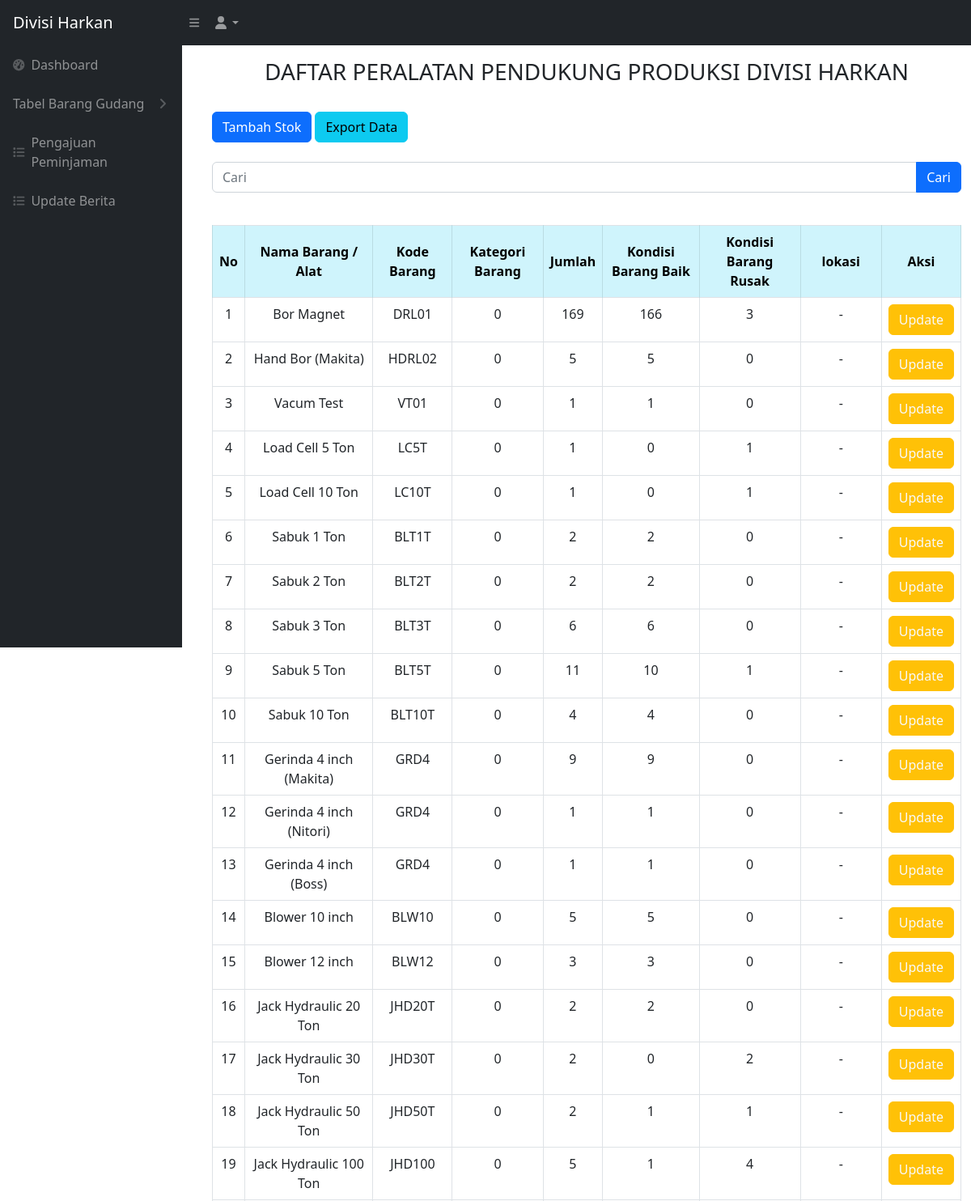
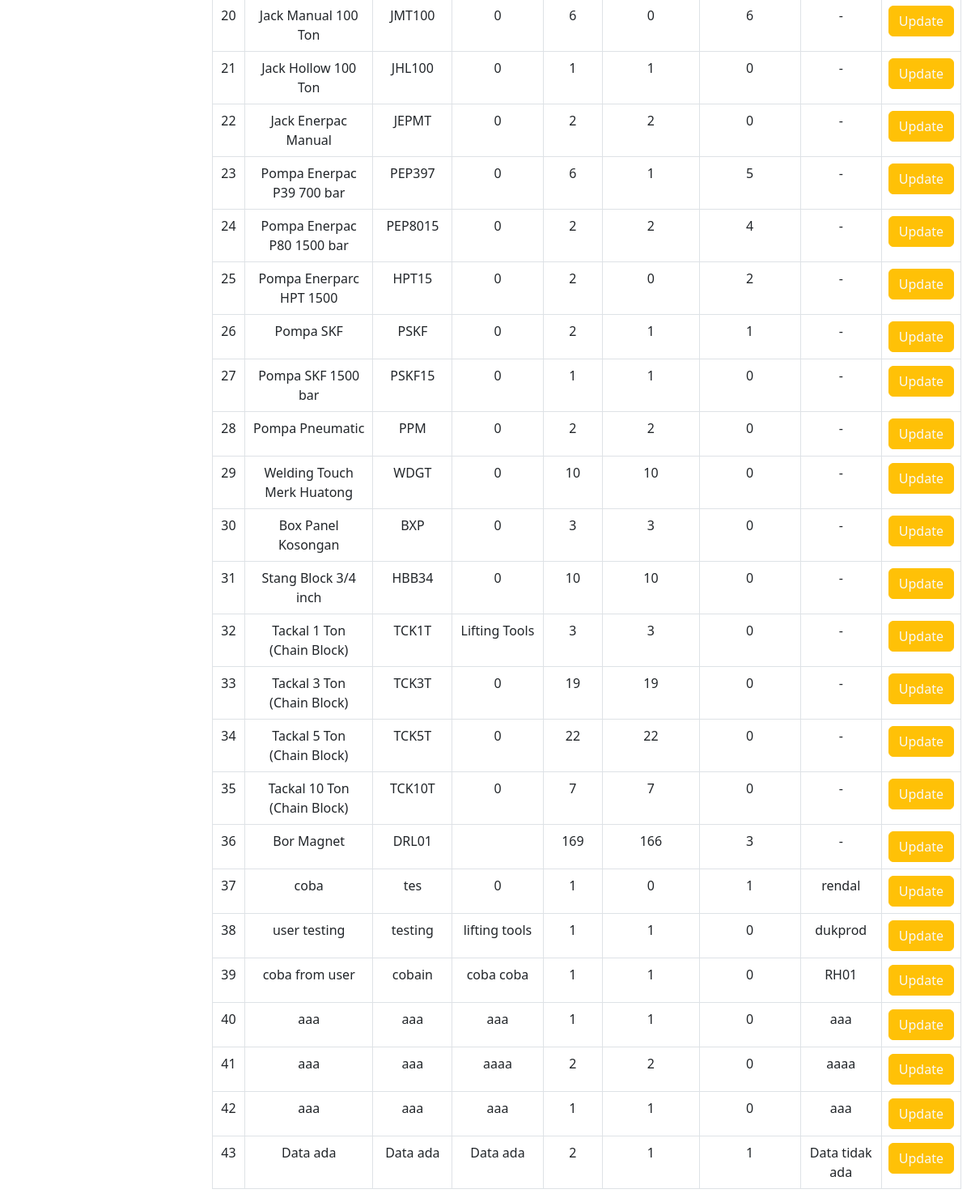
Page /user/user_alat_produksi.php (signed in) on the earlier database version (2 pictures, top to bottom).
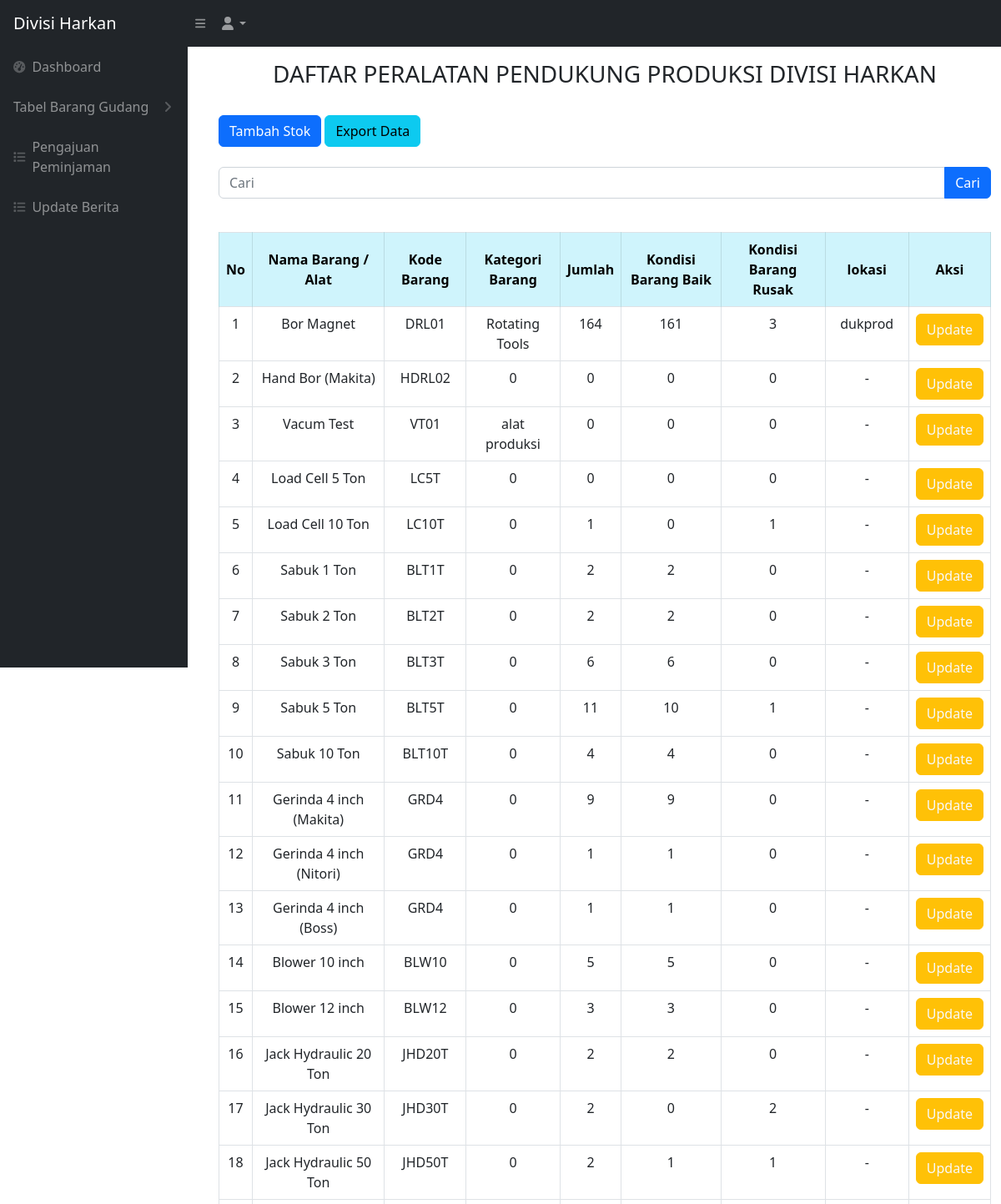
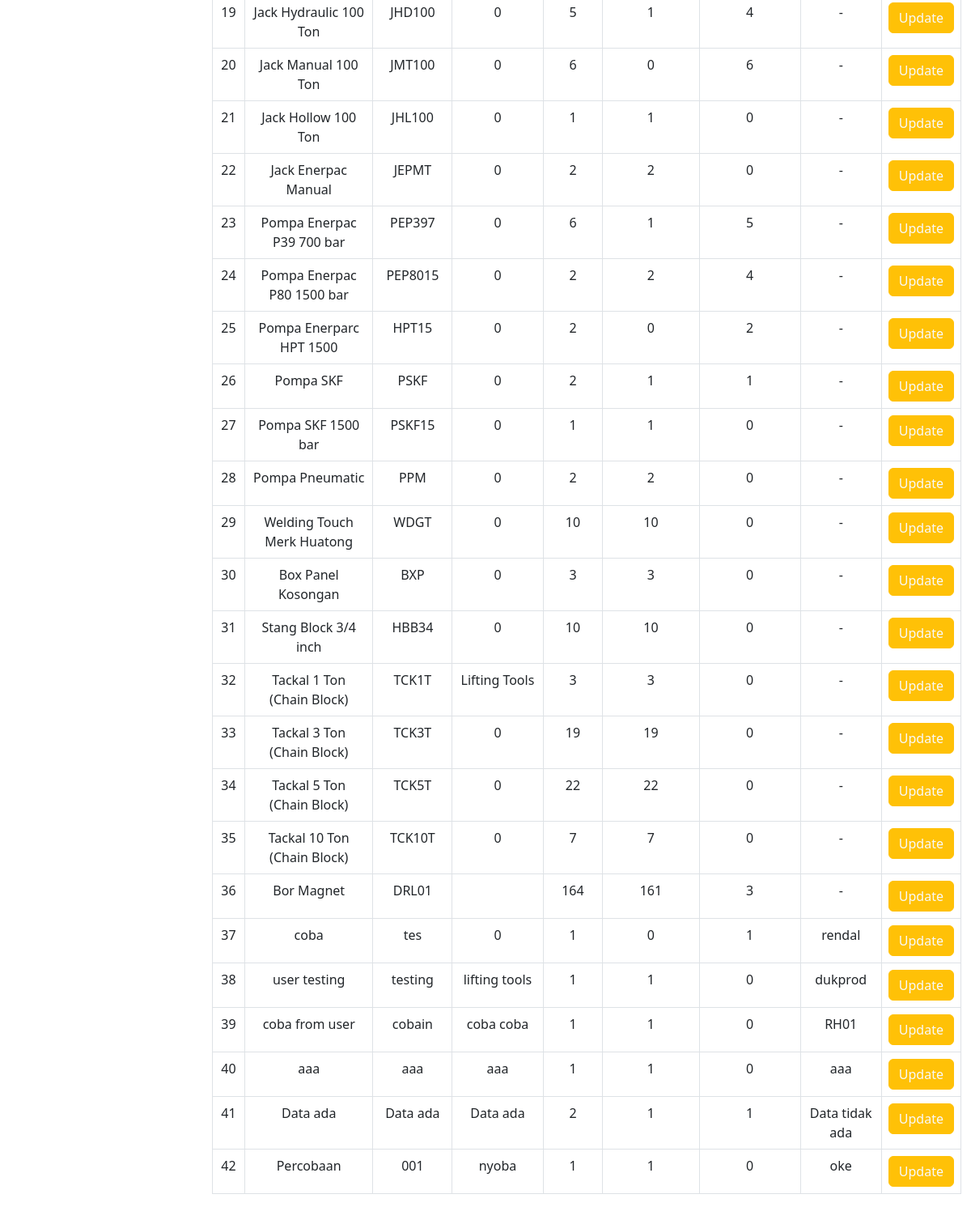
Same page on the later database version (2 pictures, top to bottom).
### tables this page shows
CREATE TABLE `alat_produksi` (
  `idbarang` int NOT NULL,
  `namabarang` varchar(512) NOT NULL,
  `kodebarang` varchar(100) NOT NULL,
  `kategoribarang` varchar(512) NOT NULL,
  `jumlah` int NOT NULL,
  `baik` int NOT NULL,
  `rusak` int NOT NULL,
  `lokasi` varchar(512) NOT NULL,
  `kategori_id` int NOT NULL
);

### user/user_alat_produksi.php (the view, shortened to what this page needs)
<?php
require '../controller/koneksi.php';
$query = "SELECT * FROM alat_produksi";
?>
<!DOCTYPE html>
<html lang="en">
<head>
    <link href="../css/styles.css" rel="stylesheet" />
</head>
<?php include 'user_sidebar.php' ?>
<br>
<br>
<body>
    <main id="main-content" class="<?= isset($_GET['sidebarClosed']) ? '' : 'main-with-sidebar' ?>">
        <div class="container-fluid px-4">
            <h3 class="mt-4 text-center">DAFTAR PERALATAN PENDUKUNG PRODUKSI DIVISI HARKAN</h3>
        </div>
        <br>
        <div class="container -fluid">
            <div class="card-mb-4">
                <button type="button" class="btn btn-primary" data-bs-toggle="modal" data-bs-target="#myModal">
                    Tambah Stok
                </button>
                <a href="../export.php" class="btn btn-info">Export Data</a>
                <br>
                <br>
                <form action="user_alat_produksi.php" method="GET">
                    <div class="input-group mb-3">
                        <input type="text" value="" class="form-control" placeholder="Cari" name="cari">
                        <button typ="submit" class="btn btn-primary">Cari</button>
                    </div>
                </form>
                <br>
                <div class="card-body">
                    <div class="table table-responsive">
                        <table class="table table-bordered" id="dataTable" width="100" cellspacing="0">
                            <thead>
                                <tr>
                                    <th class="table-info text-center align-middle">No</th>
                                    <th class="table-info text-center align-middle">Nama Barang / Alat</th>
                                    <th class="table-info text-center align-middle">Kode Barang</th>
                                    <th class="table-info text-center align-middle">Kategori Barang</th>
                                    <th class="table-info text-center align-middle">Jumlah</th>
                                    <th class="table-info text-center align-middle">Kondisi Barang Baik</th>
                                    <th class="table-info text-center align-middle">Kondisi Barang Rusak</th>
                                    <th class="table-info text-center align-middle">lokasi</th>
                                    <th class="table-info text-center align-middle">Aksi</th>
                                </tr>
                            </thead>
                            <tbody>
                                <?php
                                $i = 1;
                                $ambilsemuadatabarang = mysqli_query($conn, $query);
                                while ($data = mysqli_fetch_array($ambilsemuadatabarang)) {
                                    $namabarang = $data['namabarang'];
                                    $kodebarang = $data['kodebarang'];
                                    $kategoribarang = $data['kategoribarang'];
                                    $jumlah = $data['jumlah'];
                                    $barangbaik = $data['baik'];
                                    $barangrusak = $data['rusak'];
                                    $lokasi = $data['lokasi'];
                                    $idb = $data['idbarang'];
                                ?>
                                    <tr>
                                        <td style="text-align: center;"><?= $i++ ?></td>
                                        <td style="text-align: center;"><?= $namabarang ?></td>
                                        <td style="text-align: center;"><?= $kodebarang ?></td>
                                        <td style="text-align: center;"><?= $kategoribarang ?></td>
                                        <td style="text-align: center;"><?= $jumlah ?></td>
                                        <td style="text-align: center;"><?= $barangbaik ?></td>
                                        <td style="text-align: center;"><?= $barangrusak ?></td>
                                        <td style="text-align: center;"><?= $lokasi ?></td>
                                        <td style="text-align: center;">
                                            <button type="button" class="btn btn-warning text-light" data-bs-toggle="modal" data-bs-target="#edit<?= $idb; ?>">
                                                Update
                                            </button>
                                        </td>
                                    </tr>
                                <?php
                                };
                                ?>
                            </tbody>
                        </table>
    </main>
</body>
</html>

Differences in the rows shown:
removed alat_produksi: namabarang "aaa", kodebarang "aaa", kategoribarang "aaaa", jumlah "2", baik "2", rusak "0", lokasi "aaaa"
removed alat_produksi: namabarang "aaa", kodebarang "aaa", kategoribarang "aaa", jumlah "1", baik "1", rusak "0", lokasi "aaa"
changed alat_produksi: kategoribarang "0" → "Rotating Tools"; jumlah "169" → "164"; baik "166" → "161"; lokasi "-" → "dukprod"
changed alat_produksi "Hand Bor (Makita)": jumlah "5" → "0"; baik "5" → "0"
changed alat_produksi "Vacum Test": kategoribarang "0" → "alat produksi"; jumlah "1" → "0"; baik "1" → "0"
changed alat_produksi "Load Cell 5 Ton": jumlah "1" → "0"; rusak "1" → "0"
changed alat_produksi (number 36 of 42 on the later page): jumlah "169" → "164"; baik "166" → "161"
added alat_produksi: namabarang "Percobaan", kodebarang "001", kategoribarang "nyoba", jumlah "1", baik "1", rusak "0", lokasi "oke"
